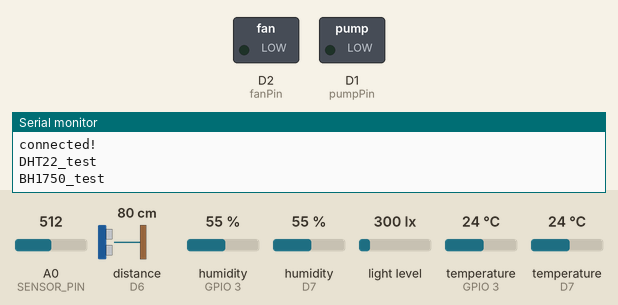
Bench run of a sketch on a simulated ESP8266 (NodeMCU). Shown: switched loads named in the sketch (green lamp = pin HIGH), the last lines printed to the serial monitor. Inputs (shaded band) come from the test bench; at power-on: A0 (SENSOR_PIN) = 512, distance to the obstacle (sensor on D6) 80 cm, humidity (sensors on GPIO 3, D7) 55 %, light level 300 lx, temperature (sensors on GPIO 3, D7) 24 °C. The echo pulse lasts 58.3 µs per cm; WiFi joins after 1.5 s; servers stay silent unless stated; network time is answered at once with the bench clock; the local clock reads 2024-03-15 10:24:30 at power-on unless the sketch sets it; no MQTT or app messages arrive unless stated; pins used as bus, display or sensor lines are not drawn.

Above: at 4.7 s.
4.8 s: A0 (SENSOR_PIN) set to 684
At 10.0 s:
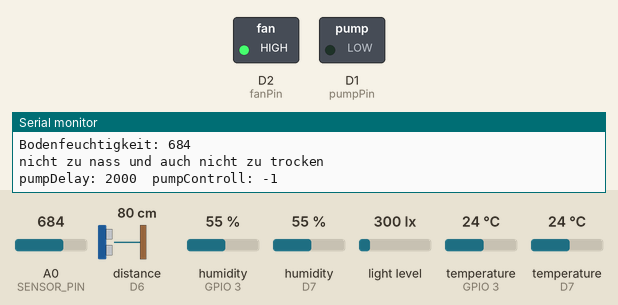
18.4 s: A0 (SENSOR_PIN) set to 715
At 23.6 s:
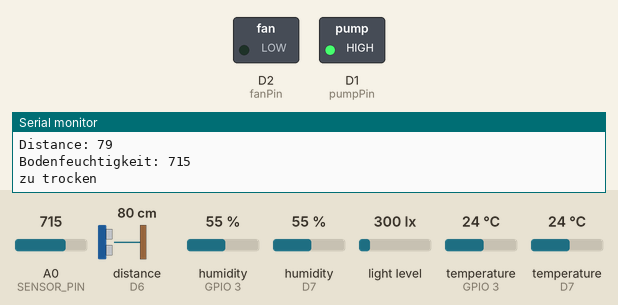
Timing chart, 0 to 68.4 s (numbered marks = the images above; inputs shaded):
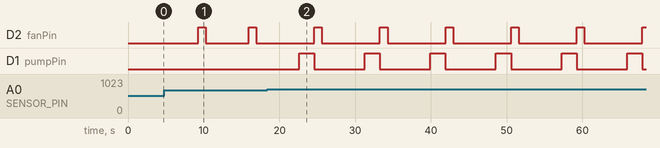

The sketch:

mqttTest.ino
```cpp
#include <ESP8266WiFi.h>
#include <MQTTClient.h>
#include <Wire.h>
#include <BH1750.h>
#include "DHT.h"
#include <RCSwitch.h>
#include <NTPClient.h>
#include <WiFiUdp.h>


#define DHTPIN D7
#define DHTPIN2 D9
#define DHTTYPE DHT22
#define SENSOR_PIN A0


const char* ssid     = "conni1";
const char* password = "project";


WiFiClient WiFiclient;
MQTTClient client;
DHT dht(DHTPIN, DHTTYPE);
DHT dht2(DHTPIN2, DHTTYPE);
BH1750 lightMeter;
RCSwitch mySwitch = RCSwitch();

unsigned long lastMillis = 0;

//ultraschall sensor HC-SR04
const int trigPin = 14;  //D5
const int echoPin = 12;  //D6

//distance controll
long duration;
int distance;


//soil moisture content
int sensorValue = 0;
int wet = 500;
int dry = 700;
String stateSoilMoistureContent;

//433MHz
char lightState;

//pump
int pumpPin = 5;
int pumpDelay = 2000;
int pumpControll = 0;

//fan controll
int fanPin = 4;

//NTP client
WiFiUDP ntpUDP;
NTPClient timeClient(ntpUDP, "de.pool.ntp.org", 7200, 60000); //Default 3600 -> 7200 für +01:00:00
String lightStart = "08:00:00";
String lightStop = "20:00:00";


//----------------------------------------------------------------Setup---------------------


void setup() {
 Serial.begin(9600);
 delay(10);
 Serial.println();
 Serial.println();
 Serial.print("Connecting to ");
 Serial.println(ssid);

 WiFi.begin(ssid, password);
 while (WiFi.status() != WL_CONNECTED) {
   delay(500);
   Serial.print(".");
 }

 Serial.println("");
 Serial.println("WiFi connected");
 Serial.println("IP address: ");
 Serial.println(WiFi.localIP());
 delay(2000);

 Serial.print("connecting to MQTT broker...");
 client.begin("broker.shiftr.io", WiFiclient);
 client.onMessage(messageReceived);
 connect();

   //DHT22
  Serial.println("DHT22_test");
  dht.begin();
  dht2.begin();

  //BH1750_GY-30
  Wire.begin(D4, D3);
  Serial.println(F("BH1750_test"));
  lightMeter.begin();

  //HC-SR04
  pinMode(trigPin, OUTPUT);
  pinMode(echoPin, INPUT);

  //433MHz
  mySwitch.enableTransmit(15);

  //Fan Controll
  pinMode(fanPin, OUTPUT);

  //Pump ControlL
  pinMode(pumpPin, OUTPUT);

  //NTP Client
  timeClient.begin();
}


//------------------------------------------------------------------------------------------


void connect() {
 while (!client.connect("nodeMCU", "7ab8d043", "4acf899e28d7740c")) {
   Serial.print(".");
 }

 Serial.println("\nconnected!");
 client.subscribe("/smartGreenhouse/Sollwerte/LightStartTime");
 client.subscribe("/smartGreenhouse/Sollwerte/LightStopTime");
 client.subscribe("/smartGreenhouse/Sollwerte/LightSwitch");
 client.subscribe("/smartGreenhouse/Sollwerte/PumpSwitch");
 client.subscribe("/smartGreenhouse/Sollwerte/DryTargetValue");
 client.subscribe("/smartGreenhouse/Sollwerte/HumidTargetValue");
 client.subscribe("/smartGreenhouse/Sollwerte/FanSwitch");
}


//----------------------------------------------------------------loop----------------------


void loop() {
  mqttClient();
  delay(20);
  timeClient.update();
  delay(20);
  tempHumiditySensor();
  delay(20);
  lightSensor();
  delay(20);
  ultraschallSensor();
  delay(20);
  soilmoisturecontentSensor();
  delay(20);
  fanControll();
  delay(20);
  Serial.print("lightStart: ");
  Serial.println(lightStart);
  Serial.print("wet");
  Serial.println(wet);
}


//------------------------------------------------------------------------------------------


void mqttClient(){
  float h = dht.readHumidity();
  float h2 = dht2.readHumidity();
  float t = dht.readTemperature();
  float t2 = dht2.readTemperature();
  uint16_t lux = lightMeter.readLightLevel();

   client.loop();
 if(!client.connected()) {
   connect();
 }

 if(millis() - lastMillis > 1000) {
   lastMillis = millis();
   client.publish("/smartGreenhouse/AirHumidityOut", String((String)h+"%"));
   client.publish("/smartGreenhouse/AirHumidityIn", String((String)h2+"%"));

   client.publish("/smartGreenhouse/TemperatureOut", String((String)t+"°C"));
   client.publish("/smartGreenhouse/TemperatureIn", String((String)t2+"°C"));

   client.publish("/smartGreenhouse/LightLevel", String((String)lux+" Lumen"));
   client.publish("/smartGreenhouse/pumpDelay", (String)pumpDelay);
   client.publish("/smartGreenhouse/SoilHumidity", String((String)(100-sensorValue*100/1024)+"%"));
 }
}


//void messageReceived(String topic, String payload, char * bytes, unsigned int length) {
void messageReceived(String &topic, String &payload) {
  Serial.print("incoming: ");
  Serial.print(topic);
  Serial.print(" - ");
  Serial.print(payload);
  Serial.println();
  if(topic=="/smartGreenhouse/Sollwerte/LightStartTime"){
      String temp = payload;
      temp.replace(" Uhr","");
      lightStart = temp;//.replace("Uhr","");
  }else if(topic=="/smartGreenhouse/Sollwerte/LightStopTime"){
      String temp = payload;
      temp.replace(" Uhr","");
      lightStop = temp;//.replace("Uhr","");
  }else if(topic=="/smartGreenhouse/Sollwerte/LightSwitch"){
      if(payload=="HIGH"){
         mySwitch.sendTriState("FFF0FF0F0FFF");
      }else if(payload=="LOW"){
         mySwitch.sendTriState("FFF0FF0F0FF0");
      }

  }else if(topic=="/smartGreenhouse/Sollwerte/PumpSwitch"){
      if(payload=="HIGH"){
        digitalWrite(pumpPin, HIGH);
      }else if(payload=="LOW"){
        digitalWrite(pumpPin, LOW);
      }
  }else if(topic=="/smartGreenhouse/Sollwerte/FanSwitch"){
      if(payload=="HIGH"){
        digitalWrite(fanPin, HIGH);
      }else if(payload=="LOW"){
        digitalWrite(fanPin, LOW);
      }

  }else if(topic=="/smartGreenhouse/Sollwerte/DryTargetValue"){
      String temp = payload;
      temp.replace("%","");
      dry=temp.toInt()*1024/100; // % abschneiden und zurück in Digitalwert umrechnen
  }else if(topic=="/smartGreenhouse/Sollwerte/HumidTargetValue"){
      String temp = payload;
      temp.replace("%","");
      wet=temp.toInt()*1024/100; // % abschneiden und zurück in Digitalwert umrechnen
  }
}


void tempHumiditySensor() {
  delay(2000);
  float h = dht.readHumidity();
  float t = dht.readTemperature();
  float h2 = dht2.readHumidity();
  float t2 = dht2.readTemperature();

  Serial.print("Humidity: ");
  Serial.print(h);
  Serial.print(" %\t");
  Serial.print("Temperature: ");
  Serial.print(t);
  Serial.println(" *C ");
  Serial.print("Humidity2: ");
  Serial.print(h2);
  Serial.print(" %\t");
  Serial.print("Temperature2: ");
  Serial.print(t2);
  Serial.println(" *C ");
}


void lightSensor() {
  delay(1000);
  //light sensivity
  uint16_t lux = lightMeter.readLightLevel();
  Serial.print("Light: ");
  Serial.print(lux);
  Serial.println(" lx");
  //time via NTP client
  String timeStamp = timeClient.getFormattedTime();
  Serial.print("Time: ");
  Serial.println(timeStamp);
  //light controll
  if(lightStart < lightStop){
     if(timeStamp >= lightStart && timeStamp < lightStop){
        mySwitch.sendTriState("FFF0FF0F0FFF");
     }else if((timeStamp < lightStart && timeStamp >= "00:00:00") || (timeStamp <= "23:59:59" && timeStamp >= lightStop)){
        mySwitch.sendTriState("FFF0FF0F0FF0");
     }else{
        mySwitch.sendTriState("FFF0FF0F0FF0");
        Serial.println("Light Controll fail 1");
     }
  }else if(lightStart > lightStop){
     if((timeStamp >= lightStart && timeStamp <= "23:59:59") || (timeStamp >= "00:00:00" && timeStamp < lightStop)){
       mySwitch.sendTriState("FFF0FF0F0FFF");
     }else if(timeStamp < lightStart && timeStamp >= lightStop){
       mySwitch.sendTriState("FFF0FF0F0FF0");
     }else{
       mySwitch.sendTriState("FFF0FF0F0FF0");
       Serial.println("Light Controll fail 2");
     }
  }else{
     mySwitch.sendTriState("FFF0FF0F0FF0");
     Serial.println("Light Controll fail 3");
  }
}


void ultraschallSensor() {

  // Clears the trigPin
  digitalWrite(trigPin, LOW);
  delayMicroseconds(2);

  // Sets the trigPin on HIGH state for 10 micro seconds
  digitalWrite(trigPin, HIGH);
  delayMicroseconds(10);
  digitalWrite(trigPin, LOW);

  // Reads the echoPin, returns the sound wave travel time in microseconds
  duration = pulseIn(echoPin, HIGH);

  // Calculating the distance
  distance = duration * 0.034 / 2;
  // Prints the distance on the Serial Monitor
  Serial.print("Distance: ");
  Serial.println(distance);
  delay(2000);
}


String soilmoisturecontentSensor(){
  sensorValue = getSensorValue();
  Serial.print("Bodenfeuchtigkeit: ");
  Serial.println(sensorValue);
  delay(20);
    if(sensorValue >= 0 && sensorValue <wet){
       Serial.println("zu nass");
       stateSoilMoistureContent = "zu Nass";
       digitalWrite(pumpPin, LOW);
       pumpControll = pumpControll - 1;
       if(pumpControll <= -10){
         pumpDelay -= 50;
         pumpControll = 0;
       }
    } else if(sensorValue >= wet && sensorValue <=dry){
        Serial.println("nicht zu nass und auch nicht zu trocken");
        stateSoilMoistureContent = "optimal";
        digitalWrite(pumpPin, LOW);
        pumpControll--;
    } else if(sensorValue > dry){
        Serial.println("zu trocken");
        stateSoilMoistureContent = "zu trocken";
        digitalWrite(pumpPin, HIGH);
        delay(pumpDelay);
        digitalWrite(pumpPin, LOW);
        pumpControll++;
        if(pumpControll >= 10){
          pumpDelay += 50;
          pumpControll = 0;
          }
    }
    if(pumpDelay <=50){
      pumpDelay +=50;
    }
    Serial.print("pumpDelay: ");
    Serial.print(pumpDelay);
    Serial.print("  pumpControll: ");
    Serial.print(pumpControll);
    Serial.println(" ");
  return stateSoilMoistureContent;
}

//value soil moisture content
int getSensorValue(){
  return analogRead(SENSOR_PIN);
}


//fan controll
void fanControll(){

  digitalWrite(fanPin, HIGH);
  delay(1000);
  digitalWrite(fanPin, LOW);
}
```

Measured:
- the behaviour switches between 700 and 701 on A0 (SENSOR_PIN) (found by bisection; images 1 and 2)
- after the input at 18.4 s, D2 (fanPin): alternates HIGH for 1.0 s and LOW for 7.7 s, starting after 6.2 s; D1 (pumpPin): alternates HIGH for 2.0 s and LOW for 6.7 s, starting after 4.2 s
- by itself, D2 (fanPin): alternates HIGH for 1.0 s and LOW for 5.7 s
